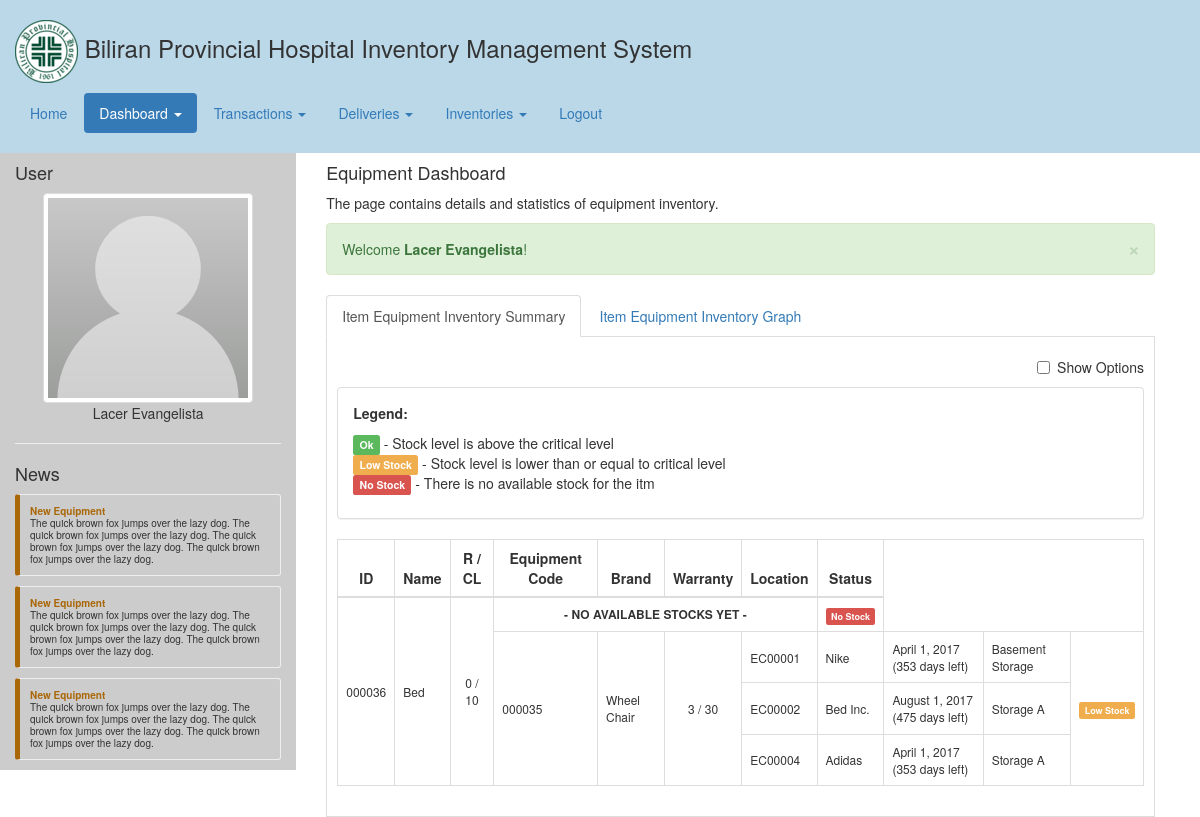
Screenshot of /dashboard_equipment.php (signed in) with the database file from the repository.
### tables this page shows
CREATE TABLE IF NOT EXISTS `item` (
  `item_id` int(10) unsigned NOT NULL AUTO_INCREMENT,
  `category_id` int(11) NOT NULL,
  `name` varchar(255) NOT NULL,
  `code` varchar(255) NOT NULL,
  `description` text NOT NULL,
  `critical_level` int(11) NOT NULL,
  `created` timestamp NOT NULL DEFAULT CURRENT_TIMESTAMP,
  `updated` timestamp NOT NULL DEFAULT CURRENT_TIMESTAMP ON UPDATE CURRENT_TIMESTAMP,
  `is_deleted` tinyint(1) NOT NULL DEFAULT '0',
  PRIMARY KEY (`item_id`)
);

CREATE TABLE IF NOT EXISTS `delivery_equipment` (
  `delivery_equipment_id` int(10) unsigned NOT NULL AUTO_INCREMENT,
  `delivery_id` int(11) NOT NULL,
  `item_id` int(11) NOT NULL,
  `equipment_code` varchar(255) NOT NULL,
  `brand` varchar(255) NOT NULL,
  `warranty` timestamp NOT NULL DEFAULT '0000-00-00 00:00:00',
  `location` varchar(255) NOT NULL,
  `is_given` tinyint(1) NOT NULL DEFAULT '0',
  `is_returned` tinyint(1) NOT NULL DEFAULT '0',
  `is_deleted` tinyint(1) NOT NULL DEFAULT '0',
  PRIMARY KEY (`delivery_equipment_id`)
);

### php/bphims_api.php (called while the page is built, shortened)
<?php
class BPHIMS {
	public static function getAllDeliveryEquipmentOfItem($id) {
		$db = Helper::openDB();
		$sql = "
			SELECT
				de.*
			FROM
				`delivery_equipment` de
			WHERE
				de.is_deleted=0 AND
				de.is_given=0 AND
				de.item_id = ".$id."
			ORDER BY
				de.delivery_equipment_id
			";
		$query = mysql_query($sql,$db);
		$result = Helper::getListFromResultQuery($query);
		return $result;
	}
	public static function getAllItems($id) {
		$db = Helper::openDB();
		$sql = "
			SELECT
				i.item_id, i.name, i.critical_level
			FROM
				`item` i
			WHERE
				i.is_deleted=0 AND
				i.category_id=".$id."
			ORDER BY
				i.name ASC
			";
		$query = mysql_query($sql,$db);
		$result = Helper::getListFromResultQuery($query);
		return $result;
	}
	public static function getRemainingEquipment($id) {
		$db = Helper::openDB();
		$sql = "
			SELECT
				COUNT(*) as total
			FROM
				`delivery_equipment` de
			WHERE
				de.is_deleted=0 AND
				de.is_given=0 AND
				de.item_id=".$id."
			";
		$query = mysql_query($sql,$db);
		$result = Helper::getRowFromResultQuery($query);
		return ($result['total'])?$result['total']:0;
	}
}
?>

### dashboard_equipment.php (the view, shortened to what this page needs)
<?php
	include("header.php");
	$getEquipmentList = BPHIMS::getAllItems(BPHIMS_ITEM_EQUIPMENT);
	foreach($getEquipmentList as $key => $supply) {
		$getEquipmentList[$key]['remaining'] = BPHIMS::getRemainingEquipment($supply['item_id']);
	}
?>
<div class="common-body">
	<div class="col-md-12">
		<div class="pull-left">
			<h4>Equipment Dashboard</h4>
			<p>The page contains details and statistics of equipment inventory.</p>
		</div>
		<div class="clearfix"></div>
		<ul class="nav nav-tabs">
			<li role="presentation" tab="tabs-supply-summary" class="active"><a href="#">Item Equipment Inventory Summary</a></li>
			<li role="presentation" tab="tabs-supply-graph"><a href="#">Item Equipment Inventory Graph</a></li>
		</ul>
		<div id="tabs-supply-summary" class="tabs-body">
			<div class="checkbox pull-right">
				<label><input type="checkbox" id="additional-option" value="additional-option"> Show Options</label>
			</div>
			<div class="clearfix"></div>
			<div class="panel panel-default">
				<div class="panel-body">
					<b>Legend:</b>
					<div class="checkbox">
						<span class="label label-success">Ok</span> - Stock level is above the critical level<br/>
						<span class="label label-warning">Low Stock</span> - Stock level is lower than or equal to critical level<br/>
						<span class="label label-danger">No Stock</span></td> - There is no available stock for the itm
					</div>
				</div>
			</div>
			<table id="dashboard_table" class="table-common table table-bordered">
				<thead>
					<th class="td1">ID</th>
					<th class="td2">Name</th>
					<th class="td3">R / CL</th>
					<th class="td4">Equipment Code</th>
					<th class="td5">Brand</th>
					<th class="td6">Warranty</th>
					<th class="td7">Location</th>
					<th class="td8">Status</th>
				</thead>
				<tbody>
					<?php
						foreach($getEquipmentList as $supply) {
							$getAllDeliveryEquipment = BPHIMS::getAllDeliveryEquipmentOfItem($supply['item_id']);
							$status = '<span class="label label-success">Ok</span>';
							if($supply['remaining'] <= $supply['critical_level']) {
								$status = '<span class="label label-warning">Low Stock</span>';
							}
							echo '
								<tr>
									<td class="td1" rowspan="'.count($getAllDeliveryEquipment).'">'.Helper::formatID($supply['item_id']).'</td>
									<td class="td2" rowspan="'.count($getAllDeliveryEquipment).'">'.$supply['name'].'</td>
									<td class="td3" rowspan="'.count($getAllDeliveryEquipment).'">'.$supply['remaining'].' / '.$supply['critical_level'].'</td>
							';
							foreach($getAllDeliveryEquipment as $key => $delivery) {
								echo '
										<td class="td4">'.$delivery['equipment_code'].'</td>
										<td class="td5">'.$delivery['brand'].'</td>
										<td class="td6">'.Helper::formatDate($delivery['warranty']).' ('.Helper::daysLeft($delivery['warranty']).')</td>
										<td class="td7">'.$delivery['location'].'</td>
										'.(($key==0)?'<td class="td8" rowspan="'.count($getAllDeliveryEquipment).'">'.$status.'</td>':'').'
									</tr>
								';
							}
							if(count($getAllDeliveryEquipment) == 0) {
								echo '
										<td colspan="4" class="no_stocks">- No available stocks yet -</td>
										<td class="td8"><span class="label label-danger">No Stock</span></td>
									</tr>
								';
							}
						}
					?>
				</tbody>
			</table>
		</div>
	</div>
</div>
<?php
	include("footer.php");
?>

### css/dashboard_equipment.css (style rules this page uses)
#dashboard_table td { vertical-align:middle; }
#dashboard_table th { text-align:center; }
#dashboard_table td.td3 { text-align:center; }
#dashboard_table td.td8 { text-align:center; }
#dashboard_table td.no_stocks { text-align:center; font-weight:bold; text-transform:uppercase; }
.tabs-body { border:1px solid #ddd; margin-top:-1px; padding:10px; }

### rows the page displays
item: item_id "000036", name "Bed", remaining "0", critical_level "10", shows "- NO AVAILABLE STOCKS YET -"
item: item_id "000035", name "Wheel Chair", remaining "3", critical_level "30"
delivery_equipment: equipment_code "EC00001", brand "Nike", warranty "April 1, 2017", warranty "353 days left", location "Basement Storage", shows "Low Stock"
delivery_equipment: equipment_code "EC00002", brand "Bed Inc.", warranty "August 1, 2017", warranty "475 days left", location "Storage A"
delivery_equipment: equipment_code "EC00004", brand "Adidas", warranty "April 1, 2017", warranty "353 days left", location "Storage A"

### other values shown
BPHIMS_APPLICATION_NAME "Biliran Provincial Hospital Inventory Management System"
$_SESSION['first_name'] "Lacer"
$_SESSION['last_name'] "Evangelista"
$message['body'] "Welcome Lacer Evangelista !"
